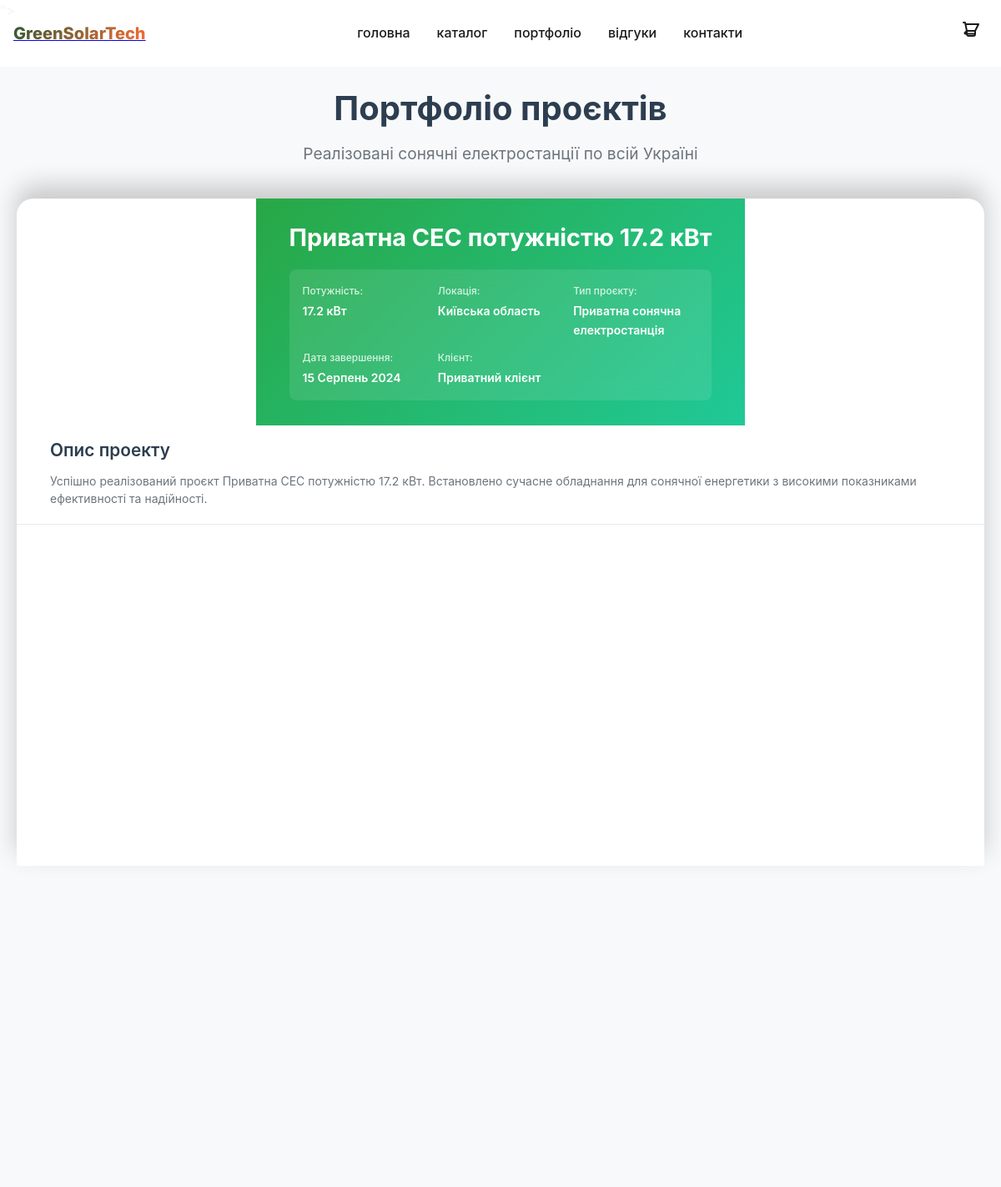
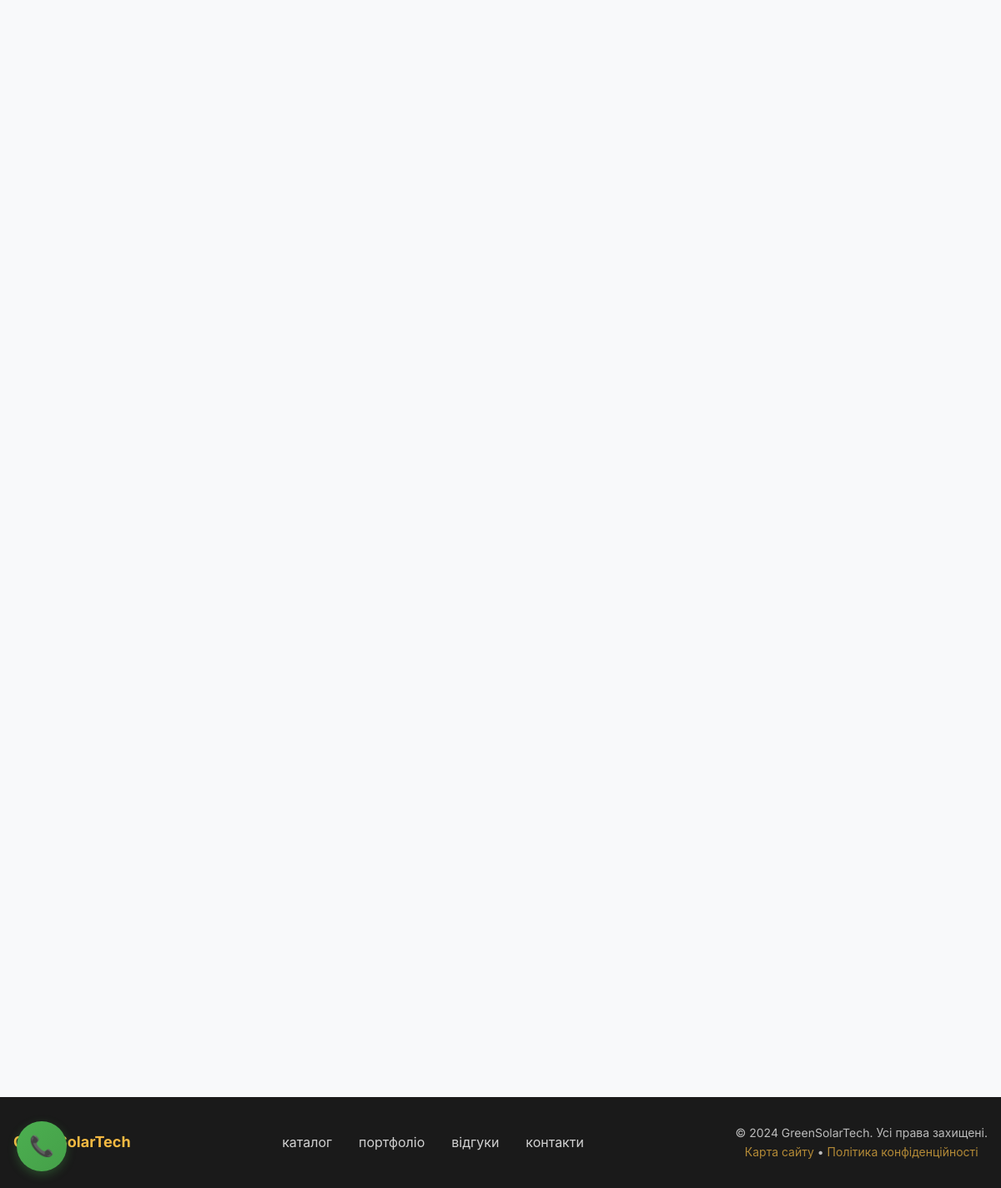
The page /portfolio/ on the database its author committed (2 pictures, top to bottom).
### mainapp/models.py (models this page shows, shortened)
class Portfolio(models.Model):
    title = models.CharField(max_length=200, verbose_name="Назва проєкту")
    description = models.TextField(verbose_name="Опис проєкту")
    image = models.ImageField(upload_to='portfolio/', verbose_name="Головне зображення")
    location = models.CharField(max_length=200, verbose_name="Місце розташування", blank=True)
    power_capacity = models.CharField(max_length=50, verbose_name="Потужність станції", blank=True)
    completion_date = models.DateField(verbose_name="Дата завершення", blank=True, null=True)
    project_type = models.CharField(max_length=100, verbose_name="Тип проєкту", blank=True)
    client_name = models.CharField(max_length=200, verbose_name="Клієнт", blank=True)
    featured = models.BooleanField(default=False, verbose_name="Рекомендований")
    created_at = models.DateTimeField(default=timezone.now, verbose_name="Дата створення")
    class Meta:
        verbose_name = "Проєкт портфоліо"
        verbose_name_plural = "Проєкти портфоліо"
        ordering = ['-completion_date', '-created_at']
    @property
    def all_images(self):
        import os
        from django.conf import settings
        if "17.2" in self.title or "аналітика" in self.title.lower():
            project_key = "project1"
        elif "43" in self.title or "комерційна" in self.title.lower():
            project_key = "project2"
        elif "10.6" in self.title:
            project_key = "project3"
        else:
            return []
        media_portfolio = os.path.join(settings.BASE_DIR, 'media', 'portfolio')
        if not os.path.exists(media_portfolio):
            return []

### mainapp/views.py (the view, shortened to what this page needs)
# urls.py: path('portfolio/', views.PortfolioView.as_view(), name='portfolio'),
class PortfolioView(TemplateView):
    template_name = 'mainapp/portfolio.html'
    def get_context_data(self, **kwargs):
        context = super().get_context_data(**kwargs)
        project1 = Portfolio.objects.get(id=4)  # Приватна СЕС потужністю 17.2 кВт
        project2 = Portfolio.objects.get(id=5)  # Комерційна СЕС потужністю 43 кВт
        project3 = Portfolio.objects.get(id=6)  # Приватна СЕС потужністю 10.6 кВт
        context.update({
            'title': 'Портфоліо проєктів — GreenSolarTech',
            'description': 'Готові проєкти сонячних електростанцій від GreenSolarTech. Приватні та комерційні СЕС по всій Україні.',
            'keywords': 'портфоліо сонячних електростанцій, готові проєкти СЕС, приватні сонячні станції',
            'project1': project1,
            'project2': project2,
            'project3': project3
        })
        return context

### mainapp/templates/mainapp/portfolio.html (shortened to what this page needs)
{% extends 'mainapp/base.html' %}
{% load static %}
{% block extra_css %}
<link rel="stylesheet" href="{% static 'css/portfolio.css' %}?v=2">
{% endblock %}
{% block content %}
<div class="portfolio-page">
    <div class="portfolio-container">
        <header class="portfolio-header">
            <h1 class="portfolio-title">Портфоліо проєктів</h1>
            <p class="portfolio-subtitle">Реалізовані сонячні електростанції по всій Україні</p>
        </header>
        <section class="project-block">
            <div class="project-header">
                <h2 class="project-title">{{ project1.title }}</h2>
                <div class="project-meta-main">
                    <div class="meta-grid">
                        <div class="meta-item">
                            <span class="meta-label">Потужність:</span>
                            <span class="meta-value">{{ project1.power_capacity }} кВт</span>
                        </div>
                        <div class="meta-item">
                            <span class="meta-label">Локація:</span>
                            <span class="meta-value">{{ project1.location }}</span>
                        </div>
                        <div class="meta-item">
                            <span class="meta-label">Тип проєкту:</span>
                            <span class="meta-value">{{ project1.project_type }}</span>
                        </div>
                        <div class="meta-item">
                            <span class="meta-label">Дата завершення:</span>
                            <span class="meta-value">{{ project1.completion_date|date:"j F Y" }}</span>
                        </div>
                        <div class="meta-item">
                            <span class="meta-label">Клієнт:</span>
                            <span class="meta-value">{{ project1.client_name }}</span>
                        </div>
                    </div>
                </div>
            </div>
            <div class="project-description">
                <h3 class="description-title">Опис проекту</h3>
                <div class="description-content">{{ project1.description|linebreaks }}</div>
            </div>
        </section>
    </div>
</div>
{% endblock %}

### static/css/style1.css (style rules this page uses)
*, *::before, *::after { margin: 0; padding: 0; box-sizing: border-box; }
:root { --primary-color: #2B5A31; --primary-gradient: linear-gradient(135deg, #2B5A31 0%, #FF6B35 100%); --primary-light: #4A8257; --secondary-color: #D4A574; --accent-color: #F4B942; --text-dark: #1A1A1A; --text-light: #4A4A4A; --text-white: #FFFFFF; --bg-light: #F8F9FA; --bg-dark: #1A1A1A; --font-family: 'Inter', -apple-system, BlinkMacSystemFont, 'Segoe UI', sans-serif; --font-size-xs: 0.75rem; --font-size-sm: 0.875rem; --font-size-base: 1rem; --font-size-lg: 1.125rem; --font-size-xl: 1.25rem; --font-size-2xl: 1.5rem; --font-size-3xl: 1.875rem; --font-size-4xl: 2.25rem; --font-size-5xl: 3rem; --transition-fast: 0.15s ease; --transition-normal: 0.3s ease; --transition-slow: 0.6s ease; --container-max-width: 1200px; --section-padding: 4rem 0; --section-padding-mobile: 2rem 0; }
html { scroll-behavior: smooth; font-size: 16px; }
body { font-family: var(--font-family); font-size: var(--font-size-base); line-height: 1.6; color: var(--text-dark); background-color: var(--text-white); overflow-x: hidden; }
* { scroll-behavior: smooth; }
section { scroll-margin-top: 80px; }

### static/css/style5.css (style rules this page uses)
.main section { position: sticky; top: 0; height: 100vh; min-height: 100vh; max-height: 100vh; display: flex; align-items: center; overflow: hidden; }
.main section:not(.hero):not(.capacity) { background: var(--text-white); box-shadow: 0 -15px 30px rgba(0, 0, 0, 0.2); border-radius: 20px 20px 0 0; margin-top: -20px; }
.main section:nth-child(2) { z-index: 2; }

### static/css/portfolio.css (style rules this page uses)
:root { --portfolio-primary: #28a745; --portfolio-primary-hover: #218838; --portfolio-text-primary: #2c3e50; --portfolio-text-secondary: #6c757d; --portfolio-text-muted: #adb5bd; --portfolio-bg-light: #f8f9fa; --portfolio-border-light: #e9ecef; --portfolio-white: #ffffff; --portfolio-shadow-sm: 0 2px 8px rgba(0, 0, 0, 0.08); --portfolio-shadow-md: 0 4px 15px rgba(40, 167, 69, 0.25); --portfolio-shadow-hover: 0 8px 25px rgba(0, 0, 0, 0.1); --portfolio-transition: all 0.3s ease; --portfolio-border-radius: 12px; --portfolio-border-radius-sm: 8px; }
.portfolio-page { min-height: 100vh; min-height: 100dvh; padding: 80px 0 60px; background: var(--portfolio-bg-light); -webkit-font-smoothing: antialiased; -moz-osx-font-smoothing: grayscale; }
.portfolio-container { max-width: 1200px; margin: 0 auto; padding: 0 20px; }
.portfolio-header { text-align: center; margin-bottom: 60px; }
.portfolio-title { font-size: clamp(1.75rem, 4vw, 2.5rem); font-weight: 700; color: var(--portfolio-text-primary); margin-bottom: 16px; line-height: 1.2; }
.portfolio-subtitle { font-size: clamp(1rem, 2.5vw, 1.2rem); color: var(--portfolio-text-secondary); max-width: 600px; margin: 0 auto; line-height: 1.5; }
.project-block { background: var(--portfolio-white); border-radius: var(--portfolio-border-radius); box-shadow: var(--portfolio-shadow-sm); margin-bottom: 40px; overflow: hidden; transition: var(--portfolio-transition); max-height: 80vh; display: flex; flex-direction: column; }
.project-block * { box-sizing: border-box; }
.project-header { background: linear-gradient(135deg, var(--portfolio-primary) 0%, #20c997 100%); color: var(--portfolio-white); padding: clamp(20px, 3vw, 30px) clamp(20px, 4vw, 40px); flex-shrink: 0; order: 1; }
.project-title { font-size: clamp(1.3rem, 3vw, 1.8rem); font-weight: 700; margin: 0 0 20px 0; line-height: 1.2; }
.project-meta-main { background: rgba(255, 255, 255, 0.1); border-radius: var(--portfolio-border-radius-sm); padding: 16px; backdrop-filter: blur(10px); }
.meta-grid { display: grid; grid-template-columns: repeat(auto-fit, minmax(150px, 1fr)); gap: 12px; }
.meta-item { display: flex; flex-direction: column; gap: 4px; }
.meta-label { font-size: 12px; opacity: 0.8; font-weight: 500; }
.meta-value { font-size: 14px; font-weight: 600; }
.project-block .project-description { padding: clamp(12px, 2vw, 16px) clamp(20px, 4vw, 40px) clamp(16px, 3vw, 20px); background: var(--portfolio-white); flex-shrink: 0; max-height: 25vh; overflow-y: auto; order: 2; border-bottom: 1px solid var(--portfolio-border-light); }
.project-block .description-title { font-size: clamp(1.1rem, 2.5vw, 1.3rem); font-weight: 600; color: var(--portfolio-text-primary); margin: 0 0 12px 0; line-height: 1.3; }
.project-block .description-content { color: var(--portfolio-text-secondary); line-height: 1.5; font-size: clamp(13px, 2vw, 14px); }
.description-content p { margin-bottom: 10px; }
.description-content p:last-child { margin-bottom: 0; }

### rows shown on the page
Portfolio: title "Приватна СЕС потужністю 17.2 кВт", power_capacity "17.2", location "Київська область", project_type "Приватна сонячна електростанція", completion_date "15 Серпень 2024", client_name "Приватний клієнт", description "Успішно реалізований проєкт Приватна СЕС потужністю 17.2 кВт. Встановлено сучасне обладнання для сонячної енергетики з високими показниками ефективності та надійності."
